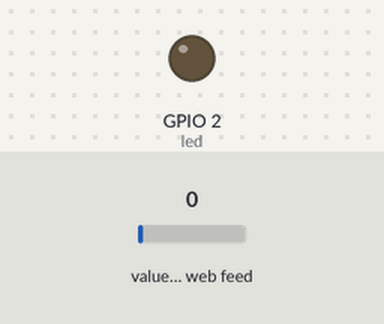
Simulated run of this program. Board: ESP32 board running MicroPython. Shown: output pins drawn as LEDs (lit = HIGH). The test bench sets the inputs (shaded band); at power-on: value of the web feed 0. Requests to the public web service named in the program get a made-up reply in its usual format after 0.4 s (London, UTC, broken clouds, 64 % humidity, 1013 hPa unless stated); the clock reads 2024-03-15 10:24:30 at power-on unless the program sets it; what the program prints to the serial console is not drawn.

Above: at 2.7 s.
2.8 s: value of the web feed set to 29
6.2 s: value of the web feed set to 33
At 9.7 s:
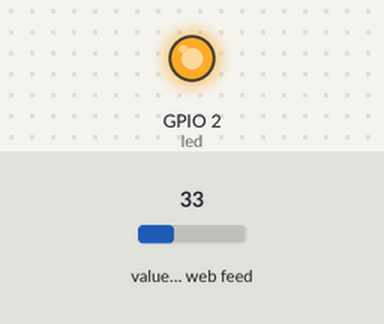
10.0 s: value of the web feed set to 25
At 12.3 s:
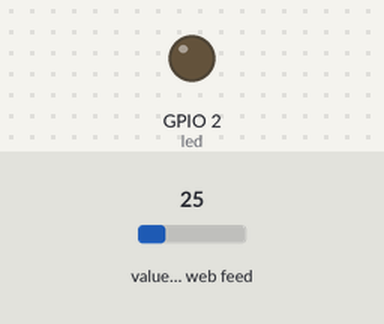
12.8 s: value of the web feed set to 50
At 14.7 s:
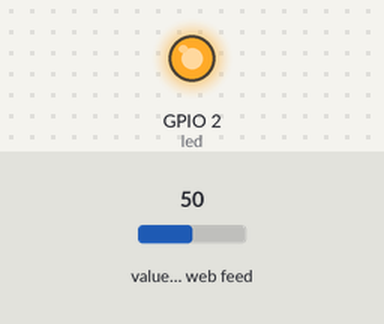
Timing chart, 0 to 16.2 s (numbered marks = the images above; inputs shaded):
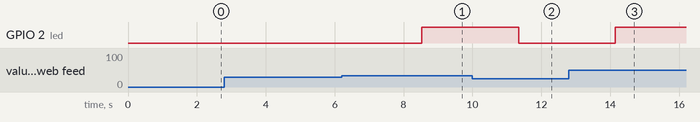

The program:

api_Thingspeak_respuesta.py
```python
import network, time, urequests
from machine import Pin
import json

led = Pin(2, Pin.OUT)

def conectaWifi (red, password):
      global miRed
      miRed = network.WLAN(network.STA_IF)
      if not miRed.isconnected():              #Si no está conectado…
          miRed.active(True)                   #activa la interface
          miRed.connect(red, password)         #Intenta conectar con la red
          print('Conectando a la red', red +"…")
          timeout = time.time ()
          while not miRed.isconnected():           #Mientras no se conecte..
              if (time.ticks_diff (time.time (), timeout) > 10):
                  return False
      return True


if conectaWifi ("FAMILIA PENA", "Hupe6493$"):

    print ("Conexión exitosa!")
    print('Datos de la red (IP/netmask/gw/DNS):', miRed.ifconfig())

    url = "https://api.thingspeak.com/channels/1794528/feeds.json?results=2"

    while True:


        consulta=urequests.get(url)
        datos=consulta.json()
        print (datos)
        tem=datos["feeds"][1]["field1"]
        hum=datos["feeds"][1]["field2"]
        dis=datos["feeds"][1]["field3"]
        print("Tem={}°C, Hum={}%, Dis={}cm".format(tem,hum, dis))
        tempe = float(tem)
        time.sleep(1)

        if tempe > 30:
            led.value(1)
        else:
            led.value(0)

else:
       print ("Imposible conectar")
       miRed.active (False)
```

Measured:
- the behaviour switches between 30 and 31 on value of the web feed (found by bisection; images 0 and 1)
- after the input at 2.8 s, every drawn part: stays the same
- after the input at 6.2 s, GPIO 2 (led): LOW → HIGH after 2.3 s
- after the input at 10.0 s, GPIO 2 (led): HIGH → LOW after 1.3 s
- after the input at 12.8 s, GPIO 2 (led): LOW → HIGH after 1.3 s
